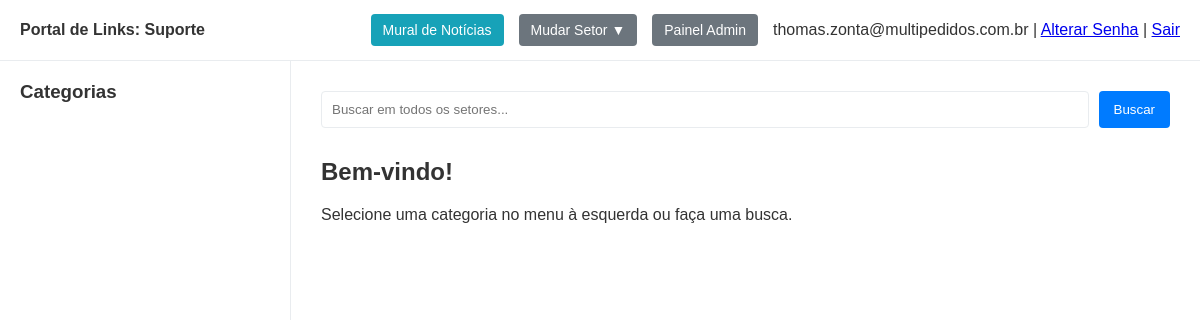
/setor/Suporte (signed in), run on an earlier commit of the app's database.
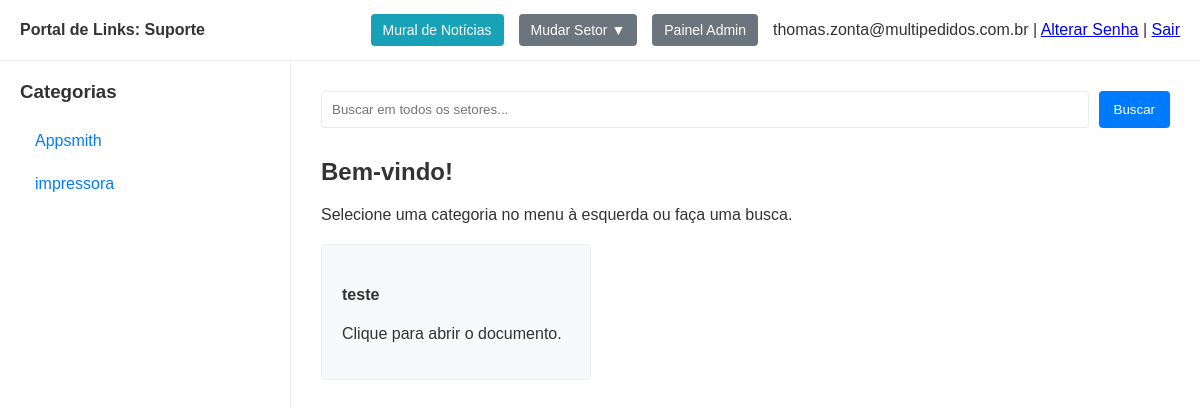
And on a later commit of the database.
### app.py (models this page shows, shortened)
class Sector(db.Model):
    id = db.Column(db.Integer, primary_key=True)
    name = db.Column(db.String(100), unique=True, nullable=False)
    order_index = db.Column(db.Integer, nullable=False, default=0) # <-- Adicionar
    subcategories = db.relationship('Subcategory', back_populates='sector', lazy=True, cascade="all, delete-orphan")
    users = db.relationship('User', secondary=user_sectors_association, lazy='subquery',
                            back_populates='sectors')
    posts = db.relationship('Post', back_populates='sector', lazy=True, cascade="all, delete-orphan") # <-- Adicionar

class User(db.Model, UserMixin):
    id = db.Column(db.Integer, primary_key=True)
    email = db.Column(db.String(120), unique=True, nullable=False)
    password_hash = db.Column(db.String(60), nullable=False)
    is_admin = db.Column(db.Boolean, nullable=False, default=False)
    sectors = db.relationship('Sector', secondary=user_sectors_association, lazy='subquery',
                              back_populates='users')
    posts = db.relationship('Post', back_populates='author', lazy=True)

class Subcategory(db.Model):
    id = db.Column(db.Integer, primary_key=True)
    name = db.Column(db.String(100), nullable=False)
    order_index = db.Column(db.Integer, nullable=False, default=0) # <-- Adicionar
    sector_id = db.Column(db.Integer, db.ForeignKey('sector.id'), nullable=False)
    sector = db.relationship('Sector', back_populates='subcategories')
    links = db.relationship('Link', back_populates='subcategory', lazy=True, cascade="all, delete-orphan")

class Link(db.Model):
    id = db.Column(db.Integer, primary_key=True)
    name = db.Column(db.String(200), nullable=False)
    url = db.Column(db.String(500), nullable=False)
    order_index = db.Column(db.Integer, nullable=False, default=0)
    subcategory_id = db.Column(db.Integer, db.ForeignKey('subcategory.id'), nullable=False)
    subcategory = db.relationship('Subcategory', back_populates='links')

### app.py (the view)
@app.route('/setor/<sector_name>')
@login_required
def view_sector_dashboard(sector_name):
    sectors_for_dropdown = Sector.query.all() if current_user.is_admin else current_user.sectors
    current_sector = Sector.query.filter_by(name=sector_name).first_or_404()
    if not current_user.is_admin and current_sector not in current_user.sectors:
        flash('Você não tem permissão para acessar este setor.', 'danger')
        return redirect(url_for('dashboard'))
    subcategories_for_sidebar = Subcategory.query.filter_by(sector_id=current_sector.id).all()
    active_subcategory_name = request.args.get('view', None)
    search_term = request.args.get('search', None)
    links_to_show = []
    query = db.session.query(Link).join(Subcategory).filter(Subcategory.sector_id == current_sector.id)
    if search_term:
        active_subcategory_name = None
        links_to_show = query.filter(Link.name.ilike(f'%{search_term}%')).order_by(Link.order_index).all()
    elif active_subcategory_name:
        links_to_show = query.filter(Subcategory.name == active_subcategory_name).order_by(Link.order_index).all()
    else:
        links_to_show = query.order_by(Link.order_index).all()
    return render_template('dashboard.html',
                           sectors_for_dropdown=sectors_for_dropdown,
                           current_sector=current_sector,
                           subcategories=subcategories_for_sidebar,
                           active_subcategory_name=active_subcategory_name,
                           links_to_show=links_to_show,
                           search_term=search_term)

### app.py (called while the page is built)
@login_manager.user_loader
def load_user(user_id):
    return db.session.get(User, int(user_id))

### templates/dashboard.html (shortened to what this page needs)
<!DOCTYPE html>
<html lang="pt-br">
<head>
</head>
<body>
    <header class="header">
        <div class="header-left">
            Portal de Links: <strong>{{ current_sector.name }}</strong>
        </div>
        <div class="header-right">
            <a href="{{ url_for('view_sector_home', sector_name=current_sector.name) }}" class="admin-button" style="background-color: #17a2b8;">Mural de Notícias</a>
            {% if current_user.is_admin or current_user.sectors|length > 1 %}
            <div class="sector-dropdown">
                <button>Mudar Setor ▼</button>
            </div>
            {% endif %}
            {% if current_user.is_admin %}
            <a href="{{ url_for('admin.index') }}" class="admin-button">Painel Admin</a>
            {% endif %}
            <div class="user-info">
                {{ current_user.email }} |
                <a href="{{ url_for('change_password') }}">Alterar Senha</a> |
                <a href="{{ url_for('logout') }}">Sair</a>
            </div>
        </div>
    </header>
    <div class="page-container">
        <aside class="sidebar">
            <h3>Categorias</h3>
            <ul>
                {% for subcategory in subcategories %}
                    <li>
                        <a href="{{ url_for('view_sector_dashboard', sector_name=current_sector.name, view=subcategory.name) }}"
                           class="{{ 'active' if subcategory.name == active_subcategory_name else '' }}">
                            {{ subcategory.name }}
                        </a>
                    </li>
                {% endfor %}
            </ul>
        </aside>
        <main class="main-content">
            <form method="GET" action="{{ url_for('view_sector_dashboard', sector_name=current_sector.name) }}" class="search-form">
                <input type="search" name="search" placeholder="Buscar em {{ 'todos os setores' if current_user.is_admin else 'seus setores' }}..." value="{{ search_term or '' }}">
                <button type="submit">Buscar</button>
            </form>
            {% if search_term %}
                <h2>Resultados da busca por: "{{ search_term }}"</h2>
            {% elif active_subcategory_name %}
                <h2>{{ active_subcategory_name }}</h2>
            {% else %}
                <h2>Bem-vindo!</h2>
                <p>Selecione uma categoria no menu à esquerda ou faça uma busca.</p>
            {% endif %}
            {% if links_to_show %}
                <div class="link-grid">
                    {% for link in links_to_show %}
                        <a href="{{ link.url }}" target="_blank" class="link-card">
                            <h4>{{ link.name }}</h4>
                            <p>Clique para abrir o documento.</p>
                        </a>
                    {% endfor %}
                </div>
            {% elif search_term %}
                <p>Nenhum link encontrado com o termo buscado.</p>
            {% endif %}
        </main>
    </div>
</body>
</html>

### templates/dashboard.html (style rules this page uses)
:root { --bg-color: #f4f4f9; --sidebar-bg: #ffffff; --header-bg: #ffffff; --main-content-bg: #ffffff; --text-color: #333; --link-color: #007bff; --active-link-bg: #007bff; --active-link-text: #ffffff; --border-color: #e9ecef; }
body { font-family: sans-serif; background-color: var(--bg-color); color: var(--text-color); margin: 0; display: flex; flex-direction: column; height: 100vh; }
.header { background-color: var(--header-bg); padding: 0 20px; border-bottom: 1px solid var(--border-color); display: flex; justify-content: space-between; align-items: center; height: 60px; flex-shrink: 0; }
.header-left { font-weight: bold; }
.header-right { display: flex; align-items: center; gap: 15px; }
.sector-dropdown { position: relative; display: inline-block; }
.sector-dropdown button, .admin-button { background-color: #6c757d; color: white; padding: 8px 12px; border: none; border-radius: 4px; cursor: pointer; text-decoration: none; font-size: 14px; }
.page-container { display: flex; flex-grow: 1; overflow: hidden; }
.sidebar { background-color: var(--sidebar-bg); width: 250px; padding: 20px; border-right: 1px solid var(--border-color); flex-shrink: 0; overflow-y: auto; }
.sidebar h3 { margin-top: 0; }
.sidebar ul { list-style: none; padding: 0; }
.sidebar ul li a { display: block; padding: 10px 15px; text-decoration: none; color: var(--link-color); border-radius: 4px; margin-bottom: 5px; }
.main-content { background-color: var(--main-content-bg); padding: 30px; flex-grow: 1; overflow-y: auto; }
.link-grid { display: grid; grid-template-columns: repeat(auto-fill, minmax(250px, 1fr)); gap: 20px; margin-top: 20px; }
.link-card { display: block; padding: 20px; background-color: #f8f9fa; border: 1px solid var(--border-color); border-radius: 5px; text-decoration: none; color: var(--text-color); transition: transform 0.2s, box-shadow 0.2s; }
.search-form { display: flex; gap: 10px; margin-bottom: 30px; }
.search-form input { flex-grow: 1; padding: 10px; border: 1px solid var(--border-color); border-radius: 4px; }
.search-form button { padding: 10px 15px; border: none; background-color: var(--link-color); color: white; border-radius: 4px; cursor: pointer; }

What changed in the data, as far as the page shows it:
added Subcategory: name "Appsmith"
added Subcategory: name "impressora"
added Link: name "teste"
